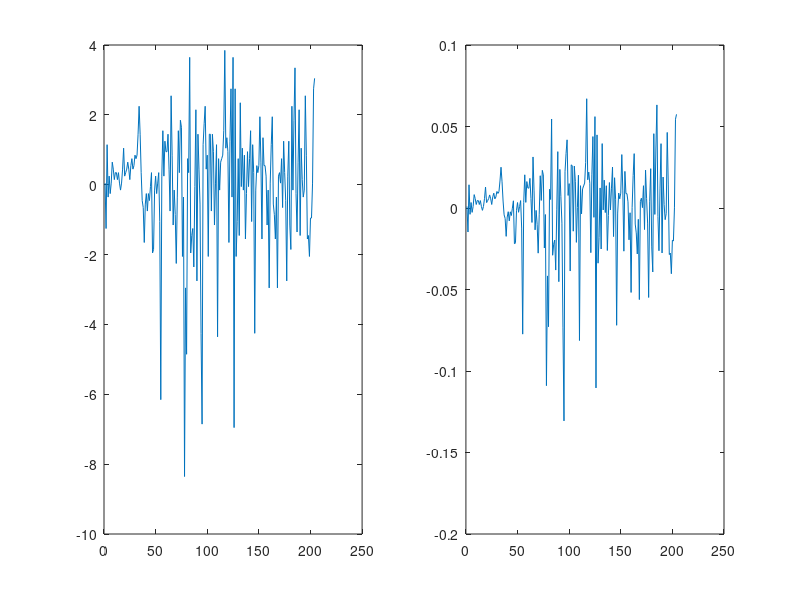

Recreate this plot in MATLAB.
data = importdata('exchangerate.mat');
n_data = length(data);

% Problem 1
x_t = data(1:end - 1);
x_t_1 = data(2:end);

abs_returns = x_t_1 - x_t;
log_returns = log(x_t_1) - log(x_t);
n_returns = length(abs_returns);

corr_abs_returns = abs_returns - mean(abs_returns);
corr_log_returns = log_returns - mean(log_returns);

figure;
subplot(1,2,1);
plot(corr_abs_returns);
subplot(1,2,2);
plot(corr_log_returns);

% Problem 2
% Incorrect, TODO
h = 20;
gamma0 = (data - mean(data))' * (data - mean(data)) / n_data;
gamma20 = data(1 + h:end) - mean(data)' * (data(1:end - h) - mean(data)) / n_data;
acf = gamma20 / gamma0;


